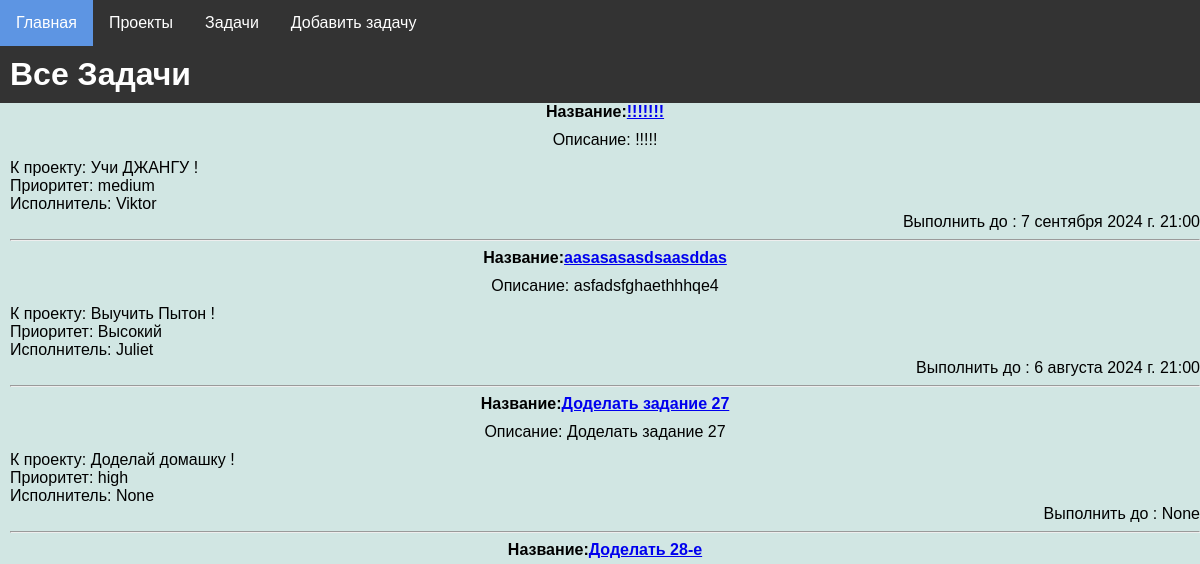
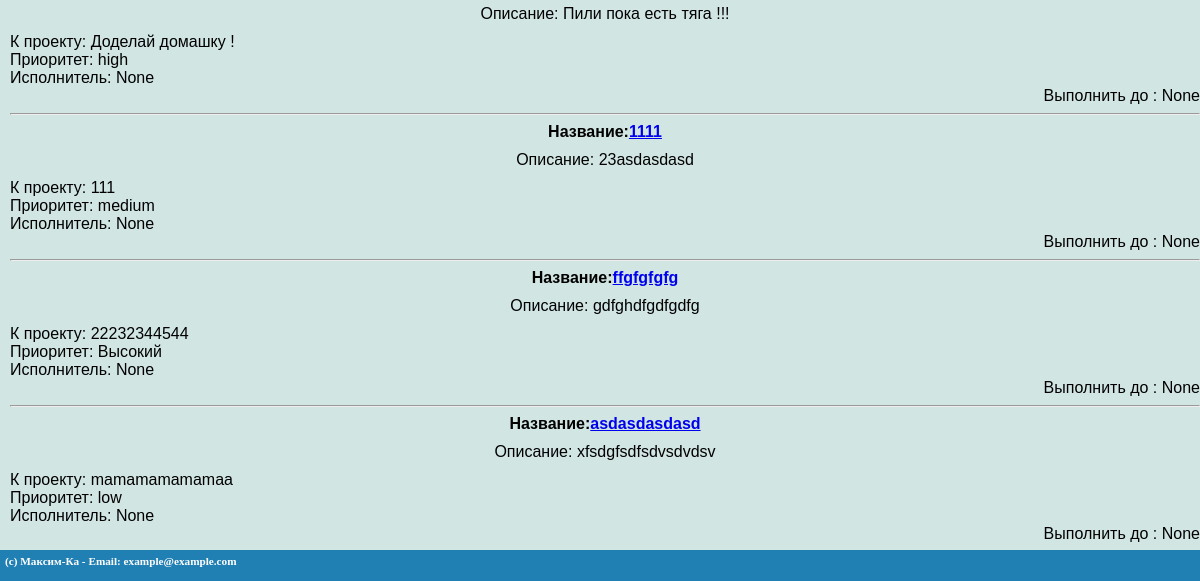
/tasks/, run on an earlier commit of the app's database (2 pictures, top to bottom).
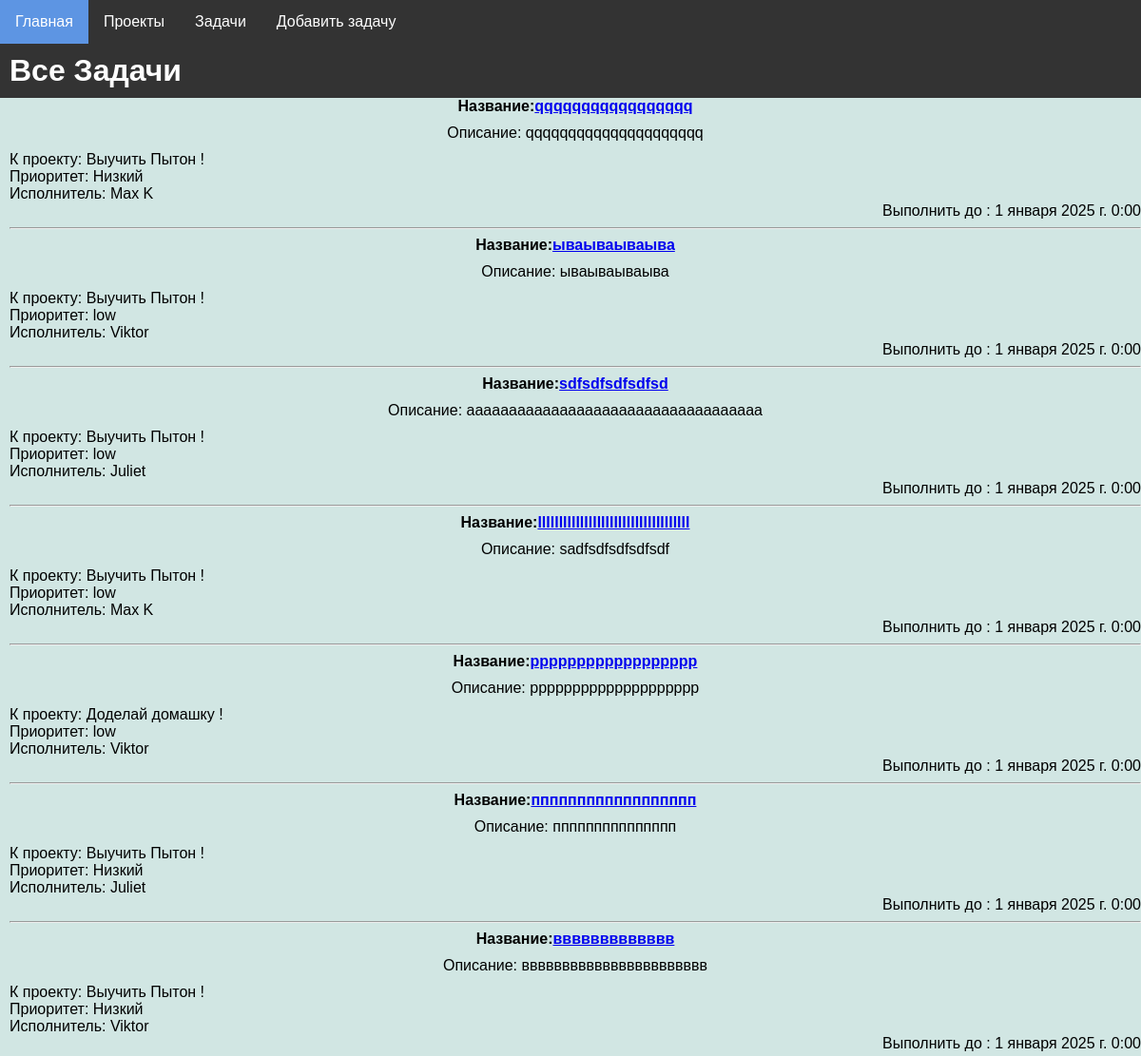
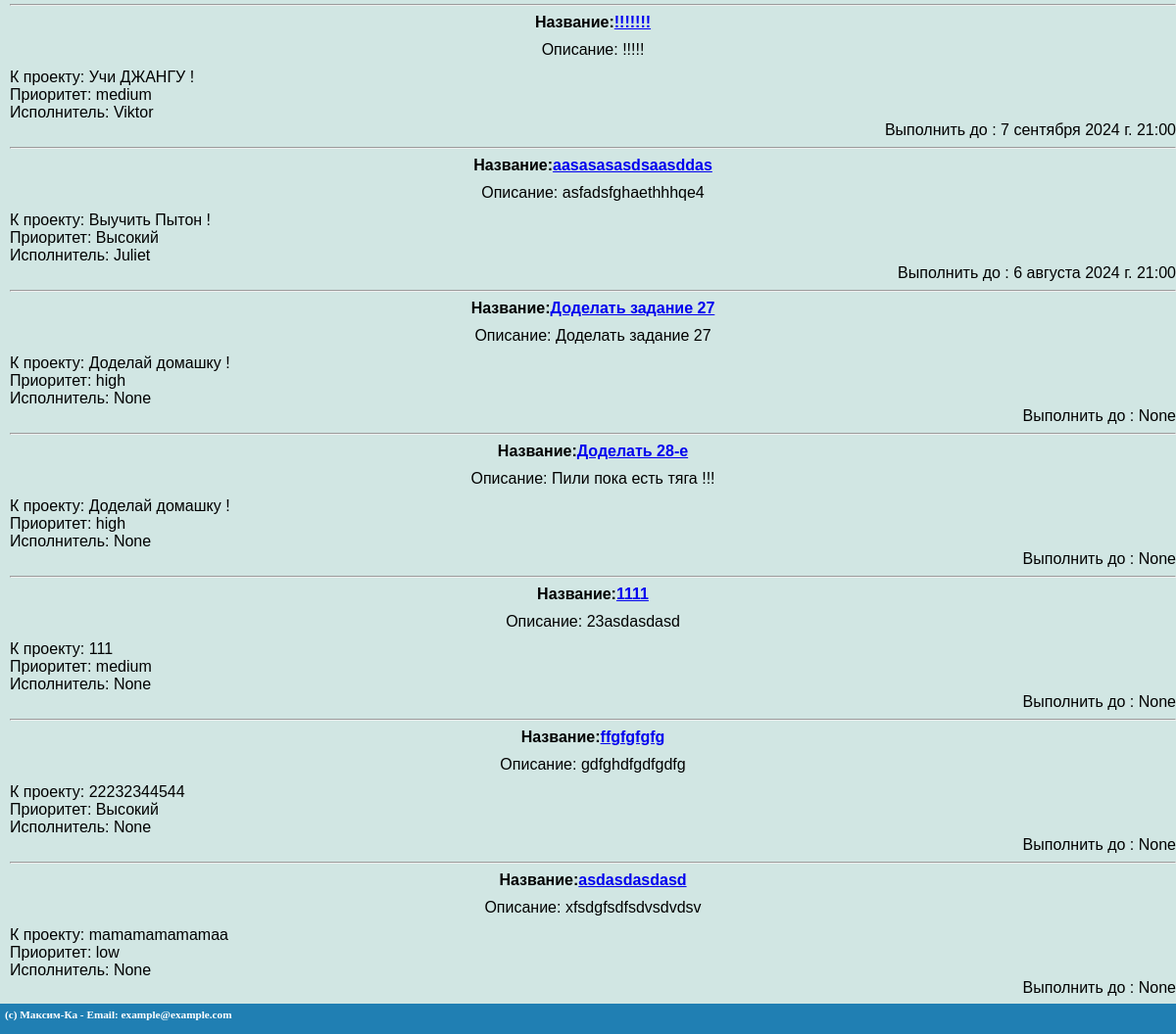
And on a later commit of the database (2 pictures, top to bottom).
### mainsite/models.py (models this page shows, shortened)
class Tasks(models.Model):
    STATUS_CHOICES = [
        ('Ожидает', 'Ожидает'),
        ('В процесс', 'В процессе'),
        ('Готово', 'Готово'),
    ]
    PRIORITY_CHOICES = [
        ('Низкий', 'Низкий'),
        ('Средний', 'Средний'),
        ('Высокий', 'Высокий'),
    ]
    task_proj = models.ForeignKey(Project, to_field='proj_name', on_delete=models.CASCADE, related_name='tasks', verbose_name="Проект")
    implementer = models.ForeignKey(Users, to_field='username',null = True ,on_delete=models.CASCADE, related_name='user', verbose_name="Пользователь" )
    task_name = models.CharField(max_length=255, verbose_name="Задача")
    task_desc = models.TextField(blank=True, verbose_name="Описание задачи")
    task_end = models.DateField(null = True, verbose_name="Выполнить до")
    status = models.CharField(max_length=20, choices=STATUS_CHOICES, default='pending', verbose_name="Статус задачи")
    priority = models.CharField(max_length=20, choices=PRIORITY_CHOICES, default='medium', verbose_name="Приоритет задачи")
    class Meta:
        verbose_name = "Задачи"
        verbose_name_plural = "Задачи"
        ordering = ["-task_end"]

class Project(models.Model):
    proj_name = models.CharField(max_length=255, unique=True, verbose_name="Название проекта")
    proj_desc = models.TextField(blank=True, verbose_name="Описание проекта")
    proj_create = models.DateTimeField(auto_now_add=True, verbose_name="Дата создания проекта")
    class Meta:
        verbose_name = "Проект"
        verbose_name_plural = "Проект"
        ordering = ["proj_create"]
    def __str__(self):
      return self.proj_name

class Users(models.Model):
    username = models.CharField(max_length=255,unique=True, verbose_name="Имя Пользователя")
    email = models.EmailField(max_length = 255, verbose_name="Электронная почта")
    password = models.CharField(max_length=255, verbose_name="Пароль")
    date_joined = models.DateTimeField(auto_now_add=True)
    class Meta:
        verbose_name = "Пользователь"
        verbose_name_plural = "Пользователь"
        ordering = ["-date_joined"]
    def __str__(self):
      return self.username

### mainsite/views.py (the view)
# urls.py: path("tasks/", tasks, name='tasks'),
def tasks(request):
    menu = [{'title':'Главная','url':'/'},
            {'title':'Проекты','url':'/proj'},
            {'title':'Задачи','url':'/tasks'},
            {'title':'Добавить задачу','url':'/add_task'}]
    tasks = Tasks.objects.all()
    context = {
        'title': 'Все задачи',
        'menu': menu,
        'tasks': tasks,
        'footer' : "(c) Максим-Ка - Email: example@example.com",
        'header' : "Все Задачи"
        }
    return render(request, 'project_K/tasks.html',context)

### mainsite/templates/project_K/tasks.html
{% extends 'project_K/base.html' %} {% block content %} {%for a in tasks %}
<b>Название:<a href="/viewtask/{{a.id}}">{{ a.task_name }}</a></b>
<p>Описание: {{ a.task_desc }}</p>
<div align="left">К проекту: {{ a.task_proj }}</div>
<div align="left">Приоритет: {{ a.priority }}</div>
<div align="left">Исполнитель: {{ a.implementer }}</div>
<div align="right">Выполнить до : {{ a.task_end }}</div>
<hr />
{% endfor %} {% endblock %}

### mainsite/templates/project_K/base.html (shortened to what this page needs)
{% load static %}
<!DOCTYPE html>
<html>
  <head>
    <link rel="stylesheet" href="{% static 'style.css' %}" />
  </head>
  <body>
    {% block mainmenu %}
    <nav>
      <ul>
        {% for item in menu %}
        <li><a href="{{ item.url }}">{{ item.title }}</a></li>
        {% endfor %}
      </ul>
    </nav>
    <h1>{{header}}</h1>
    {% endblock %}
    <div class="full-width-div" align="center">
      {% block content %} {% endblock %}
    </div>
    <h3 align="center">
      {% block footer %}
      <footer class="footer">
        <div class="container">
          <h2>{{footer}}</h2>
        </div>
      </footer>
      {% endblock %}
    </h3>
  </body>
</html>

### mainsite/static/style.css (style rules this page uses)
body, html { background-color: #edf4fc; margin: 0; padding: 0; width: 100%; padding-bottom: 10px; }
ul { list-style-type: none; margin: 0; padding: 0; overflow: hidden; background-color: #333; }
li { float: left; }
li a { display: block; color: white; font-family: Arial, sans-serif; text-align: center; padding: 14px 16px; text-decoration: none; }
nav { display: block; }
h1 { background-color: #333; color: white; font-family: Arial, sans-serif; text-align: left; padding: 10px; padding-bottom: 10px; margin: 0; width: 100%; }
h3 { position: absolute; margin-right: 1rem; bottom: 0px; }
.footer { background-color: #207fb3; color: #fff; padding: 5px; text-align: left; position: fixed; bottom: 0; width: 100%; }
.footer .container { max-width: 100%%; margin: 0 auto; }
.footer h2 { margin-top: 0; font-size: 0.6em; }
.full-width-div { background-color: #d1e6e3; font-family: 'Trebuchet MS', sans-serif; width: 100%; padding: 0px; padding-left: 10px; box-sizing: border-box; }
p { margin: 0px; padding-top: 10px; padding-bottom: 10px; }

What changed in the data, as far as the page shows it:
added Tasks: task_name "qqqqqqqqqqqqqqqqq", task_desc "qqqqqqqqqqqqqqqqqqqqq", task_proj "Выучить Пытон !", priority "Низкий", implementer "Max K", task_end "1 января 2025 г. 0:00"
added Tasks: task_name "ываываываыва", task_desc "ываываываыва", task_proj "Выучить Пытон !", priority "low", implementer "Viktor", task_end "1 января 2025 г. 0:00"
added Tasks: task_name "sdfsdfsdfsdfsd", task_desc "aaaaaaaaaaaaaaaaaaaaaaaaaaaaaaaaaaa", task_proj "Выучить Пытон !", priority "low", implementer "Juliet", task_end "1 января 2025 г. 0:00"
added Tasks: task_name "llllllllllllllllllllllllllllllllllll", task_desc "sadfsdfsdfsdfsdf", task_proj "Выучить Пытон !", priority "low", implementer "Max K", task_end "1 января 2025 г. 0:00"
added Tasks: task_name "pppppppppppppppppp", task_desc "pppppppppppppppppppp", task_proj "Доделай домашку !", priority "low", implementer "Viktor", task_end "1 января 2025 г. 0:00"
added Tasks: task_name "пппппппппппппппппп", task_desc "ппппппппппппппп", task_proj "Выучить Пытон !", priority "Низкий", implementer "Juliet", task_end "1 января 2025 г. 0:00"
added Tasks: task_name "ввввввввввввв", task_desc "ввввввввввввввввввввввв", task_proj "Выучить Пытон !", priority "Низкий", implementer "Viktor", task_end "1 января 2025 г. 0:00"
